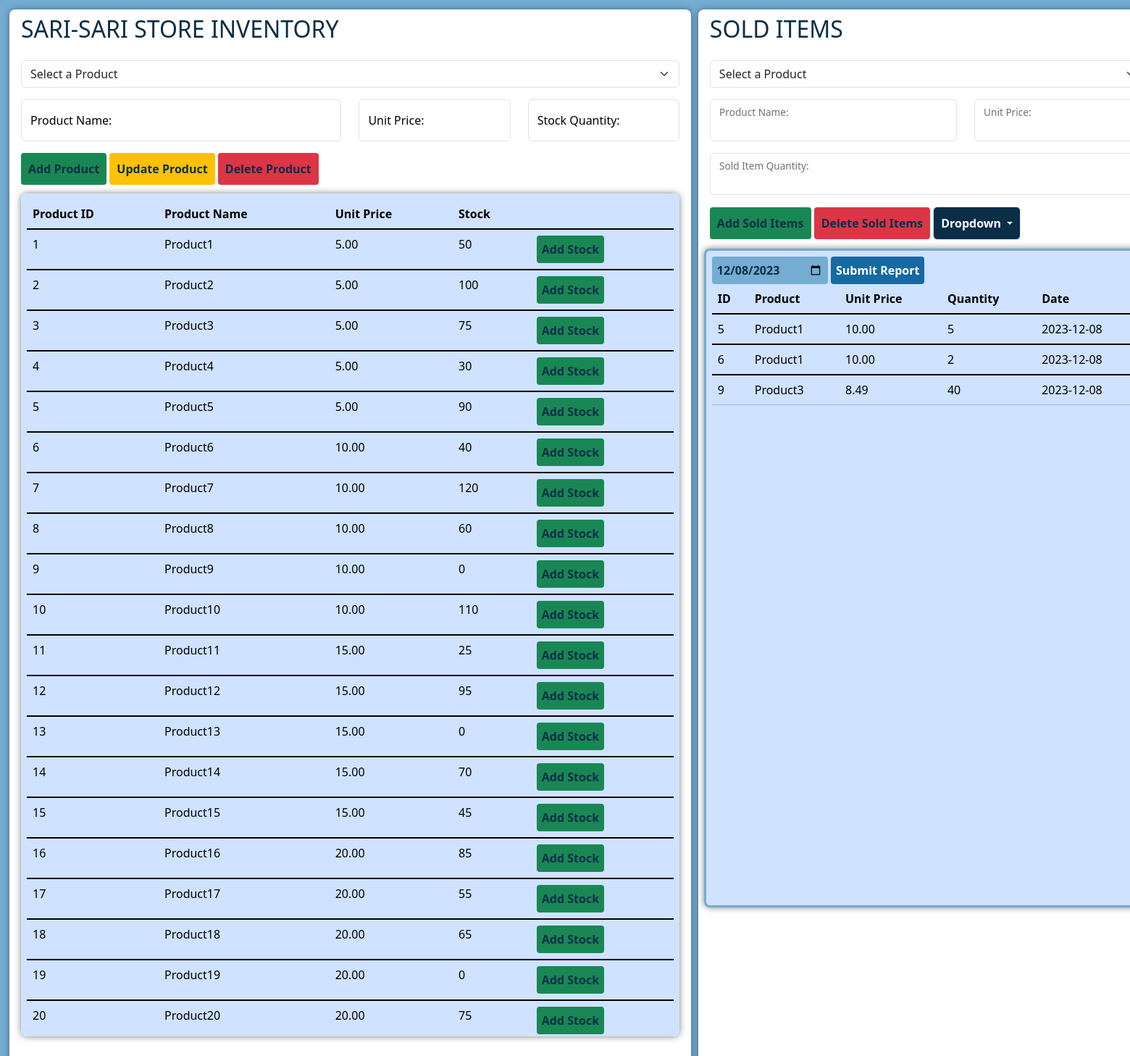
The page /admin_page.php (signed in) on the database its author committed.
### tables this page shows
CREATE TABLE IF NOT EXISTS `products_table` (
  `product_id` int NOT NULL AUTO_INCREMENT,
  `product_name` varchar(255) DEFAULT NULL,
  `unit_price` decimal(10,2) DEFAULT NULL,
  `stock_quantity` int DEFAULT NULL,
  PRIMARY KEY (`product_id`)
);

CREATE TABLE IF NOT EXISTS `cart_table` (
  `id` int NOT NULL AUTO_INCREMENT,
  `product_id` int DEFAULT NULL,
  `unit_price` decimal(10,2) DEFAULT NULL,
  `quantity` int DEFAULT NULL,
  `timestamp` timestamp NULL DEFAULT NULL,
  PRIMARY KEY (`id`),
  KEY `product_id` (`product_id`)
);

### admin_page.php (the view, shortened to what this page needs)
<!DOCTYPE html>
<html lang="en">
<head>
    <link href="https://cdn.jsdelivr.net/npm/bootstrap@5.3.1/dist/css/bootstrap.min.css" rel="stylesheet">
    <link rel="stylesheet" href="./css/admin_style.css">
</head>
<body>
<?php if (isset($_SESSION['user_id'])): ?>
<div class="container" >
  <div class="row align-items-start">
    <div class="col" id="left-container">
      <div class="d-block pt-2 px-3">
        <h2>SARI-SARI STORE INVENTORY</h2>
      </div>
      <div class="d-block p-3 pb-0 overflow-y-auto" id="product-container">
        <form id="productForm">
          <div class="mb-3">
              <select id="productProductId" name="productProductId" class="form-select" aria-label="Product ID">
                  <?php
                  echo "<option value=\"\">Select a Product</option>";
                  ?>
              </select>
          </div>
          <div class="row">
            <div class="col-md-6">
                <div class="form-floating mb-3">
                    <input type="text" class="form-control" id="productProductName" name="productName" placeholder="Product Name">
                    <label for="productProductName">Product Name:</label>
                </div>
            </div>
            <div class="col-md-3">
                <div class="form-floating mb-3">
                    <input type="number" class="form-control" id="productUnitPrice" name="unitPrice" placeholder="Unit Price">
                    <label for="productUnitPrice">Unit Price:</label>
                </div>
            </div>
            <div class="col-md-3">
                <div class="form-floating mb-3">
                    <input type="number" class="form-control" id="productStockQuantity" name="stockQuantity" placeholder="Stock Quantity">
                    <label for="productStockQuantity">Stock Quantity:</label>
                </div>
            </div>
          </div>
          <button type="button" onclick="handleProductAction('addProduct')" class="btn mb-1 btn-success">Add Product</button>
          <button type="button" onclick="handleProductAction('updateProduct')" class="btn mb-1 update btn-warning">Update Product</button>
          <button type="button" onclick="handleProductAction('deleteProduct')" class="btn mb-1 delete btn-danger">Delete Product</button>
        </form>
      </div>
      <div class="d-block pt-2 px-3">
          <div class="overflow-y-auto p-2" id="productList" style="background-color: #cfe2ff; border-radius:8px; height: 55vh;">
            <?php
            include 'connection.php';
            $sql = "SELECT * FROM products_table";
            $result = $con->query($sql);
            if ($result->num_rows > 0) {
                echo "<table class='table table-primary' id='productTable'>";
                echo '
                    <thead>
                        <tr>
                            <th scope="col">Product ID</th>
                            <th scope="col">Product Name</th>
                            <th scope="col">Unit Price</th>
                            <th scope="col">Stock</th>
                            <th scope="col"></th>
                        </tr>
                    </thead>';
                while ($row = $result->fetch_assoc()) {
                    echo '<tbody class="table-group-divider">';
                    echo "<tr>";
                    echo "<td>" . $row["product_id"] . "</td>";
                    echo "<td>" . $row["product_name"] . "</td>";
                    echo "<td>" . $row["unit_price"] . "</td>";
                    echo "<td>" . $row["stock_quantity"] . "</td>";
                    echo "<td><button class='btn btn-success' id='addStockBtn' onclick='addStock(" . $row["product_id"] . ", \"" . $row["product_name"] . "\")'>Add Stock</button></td>";
                    echo '</tbody>';
                }
                echo "</table>";
            } else {
                echo "No records found";
            }
            ?>
        </div>
      </div>
    </div>
    <div class="col" id="right-container">
      <div class="d-block pt-2 px-3">
        <h2>SOLD ITEMS</h2>
      </div>
      <div class="d-block p-3 pb-0 overflow-y-auto" id="cart-container">
      <form id="cartForm">
        <div class="mb-3">
            <select id="cartProductId" name="cartProductId" class="form-select" aria-label="Product ID">
                <?php
                echo "<option value=\"\">Select a Product</option>";
                ?>
            </select>
        </div>
        <div class="mb-3 row">
          <div class="col-md-7">
              <div class="form-floating">
                  <input type="text" id="cartProductName" name="cartProductName" readonly class="form-control">
                  <label for="cartProductName">Product Name:</label>
              </div>
          </div>
          <div class="col-md-5">
              <div class="form-floating">
                  <input type="number" id="cartUnitPrice" name="cartUnitPrice" readonly class="form-control">
                  <label for="cartUnitPrice">Unit Price:</label>
              </div>
          </div>
        </div>
        <div class="form-floating mb-3">
          <input type="number" id="cartSoldQuantity" name="cartSoldQuantity" class="form-control">
          <label for="cartSoldQuantity">Sold Item Quantity:</label>
        </div>
        <button type="button" onclick="handleCartAction('addSoldItems')" class="btn mb-1 btn-success">Add Sold Items</button>
        <button type="button" onclick="handleCartAction('deleteSoldItems')" class="btn delete mb-1 btn-danger">Delete Sold Items</button>
        <a id="dropdown" class="btn mb-1 dropdown-toggle border rounded text-decoration-none" href="#" id="navbarDropdown" role="button" data-bs-toggle="dropdown" aria-expanded="false">
            Dropdown
        </a>
      </form>
      </div>
      <div class="d-block p-2">
        <div class="overflow-y-auto p-2" id="soldProductList" style="background-color:#cfe2ff; border:solid #75acd2; border-radius:8px; height: 43vh">
        <form method="get">
            <input type="date" id="selectedDate" name="selectedDate" value="<?php echo isset($_GET['selectedDate']) ? htmlspecialchars($_GET['selectedDate']) : date('Y-m-d'); ?>" onchange="this.form.submit()">
            <button id="submitCartBtn" onclick="return handleSubmitCart()">Submit Report</button>
        </form>
          <?php
          include 'connection.php';
          $todayDate = date("Y-m-d");
          $cartSql = "SELECT cart_table.id, cart_table.product_id, products_table.product_name, cart_table.unit_price, cart_table.quantity,     DATE(cart_table.timestamp) AS date FROM cart_table
          INNER JOIN products_table ON cart_table.product_id = products_table.product_id
          WHERE DATE(cart_table.timestamp) = '$todayDate'";
          $cartResult = $con->query($cartSql);
          if ($cartResult->num_rows > 0) {
              echo "<table class='table table table-primary overflow-y-auto' id='cartTable'>";
              echo '
                  <thead>
                      <tr>
                          <th scope="col">ID</th>
                          <th scope="col">Product</th>
                          <th scope="col">Unit Price</th>
                          <th scope="col">Quantity</th>
                          <th scope="col">Date</th>
                      </tr>
                  </thead>';
              while ($cartRow = $cartResult->fetch_assoc()) {
                  echo '<tbody class="table-group-divider">';
                  echo "<tr>";
                  echo "<td>" . $cartRow["id"] . "</td>";
                  echo "<td>" . $cartRow["product_name"] . "</td>";
                  echo "<td>" . $cartRow["unit_price"] . "</td>";
                  echo "<td>" . $cartRow["quantity"] . "</td>";
                  echo "<td>" . $cartRow["date"] . "</td>";
                  echo '</tbody>';
              }
              echo "</table>";
          } else {
              echo "<br>Table is empty";
          }
          ?>
        </div>
      </div>
    </div>
  </div>
</div>
<?php else: ?>
    <button id="loginBtn" type="button" class="btn btn-danger" onclick="location.href='login.php'">
        <i class="fa fa-lock"></i> Login
    </button>
<?php endif; ?>
</body>
</html>

### css/admin_style.css (style rules this page uses)
body { padding: 13px; background-color: #75acd2; color: #0a2e48; }
.container { min-width: 75vh; }
.col { height: 96vh; padding: 0; }
#left-container { max-width: 60%; margin-right: 10px; background-color: #fff; border-radius: 8px; box-shadow: 0 0 10px rgba(0, 0, 0, 0.4); }
#right-container { max-width: 40%; background-color: #fff; border-radius: 8px; box-shadow: 0 0 10px rgba(0, 0, 0, 0.4); }
.btn { padding: 10px; color: #0a2e48; font-weight: bold; border: none; border-radius: 4px; cursor: pointer; }
button, #selectedDate { padding: 7px; color: #0a2e48; font-weight: bold; border: none; border-radius: 4px; cursor: pointer; }
#selectedDate { background-color: #75acd2; color: #0a2e48; }
#addStockBtn { padding: 7px; color: #0a2e48; font-weight: bold; border: none; border-radius: 4px; cursor: pointer; }
#soldProductList, #productList { box-shadow: 0 0 10px rgba(0, 0, 0, 0.5); }
#dropdown { color: #fff; font-weight: bolder; background-color: #0a2e48; }
#submitCartBtn { background-color: #1669a2 !important; color: #fff; }
.form-control, select { color: black; }
label { color: black; }

### rows shown on the page
products_table: product_id "1", product_name "Product1", unit_price "5.00", stock_quantity "50"
products_table: product_id "2", product_name "Product2", unit_price "5.00", stock_quantity "100"
products_table: product_id "3", product_name "Product3", unit_price "5.00", stock_quantity "75"
products_table: product_id "4", product_name "Product4", unit_price "5.00", stock_quantity "30"
products_table: product_id "5", product_name "Product5", unit_price "5.00", stock_quantity "90"
products_table: product_id "6", product_name "Product6", unit_price "10.00", stock_quantity "40"
products_table: product_id "7", product_name "Product7", unit_price "10.00", stock_quantity "120"
products_table: product_id "8", product_name "Product8", unit_price "10.00", stock_quantity "60"
products_table: product_id "9", product_name "Product9", unit_price "10.00", stock_quantity "0"
products_table: product_id "10", product_name "Product10", unit_price "10.00", stock_quantity "110"
products_table: product_id "11", product_name "Product11", unit_price "15.00", stock_quantity "25"
products_table: product_id "12", product_name "Product12", unit_price "15.00", stock_quantity "95"
products_table: product_id "13", product_name "Product13", unit_price "15.00", stock_quantity "0"
products_table: product_id "14", product_name "Product14", unit_price "15.00", stock_quantity "70"
products_table: product_id "15", product_name "Product15", unit_price "15.00", stock_quantity "45"
products_table: product_id "16", product_name "Product16", unit_price "20.00", stock_quantity "85"
products_table: product_id "17", product_name "Product17", unit_price "20.00", stock_quantity "55"
products_table: product_id "18", product_name "Product18", unit_price "20.00", stock_quantity "65"
products_table: product_id "19", product_name "Product19", unit_price "20.00", stock_quantity "0"
products_table: product_id "20", product_name "Product20", unit_price "20.00", stock_quantity "75"
cart_table: id "5", product.product_name "Product1", unit_price "10.00", quantity "5", date "2023-12-08"
cart_table: id "6", product.product_name "Product1", unit_price "10.00", quantity "2", date "2023-12-08"
cart_table: id "9", product.product_name "Product3", unit_price "8.49", quantity "40", date "2023-12-08"
